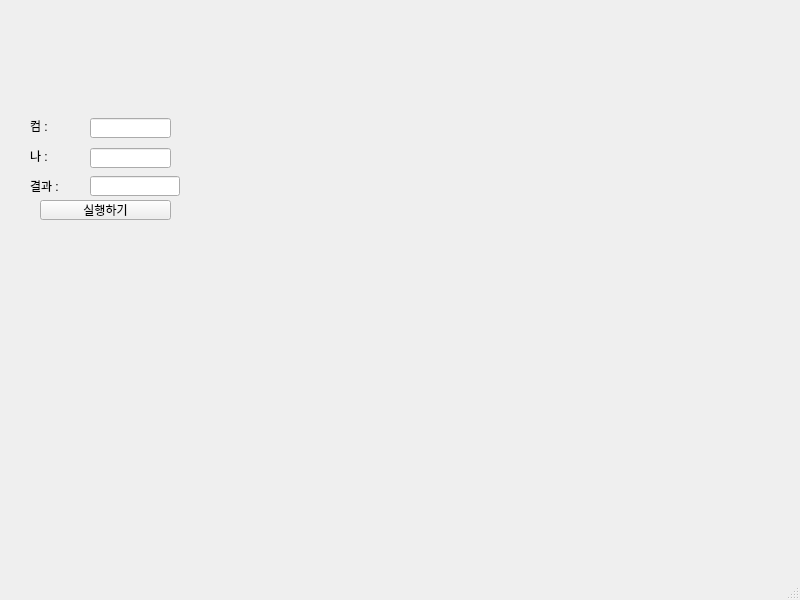
<?xml version="1.0" encoding="UTF-8"?>
<ui version="4.0">
 <class>click</class>
 <widget class="QMainWindow" name="click">
  <property name="geometry">
   <rect>
    <x>0</x>
    <y>0</y>
    <width>800</width>
    <height>600</height>
   </rect>
  </property>
  <property name="windowTitle">
   <string>MainWindow</string>
  </property>
  <property name="layoutDirection">
   <enum>Qt::LeftToRight</enum>
  </property>
  <property name="styleSheet">
   <string notr="true">text-align : center</string>
  </property>
  <widget class="QWidget" name="centralwidget">
   <widget class="QPushButton" name="pb">
    <property name="geometry">
     <rect>
      <x>40</x>
      <y>200</y>
      <width>131</width>
      <height>20</height>
     </rect>
    </property>
    <property name="text">
     <string>실행하기</string>
    </property>
   </widget>
   <widget class="QLineEdit" name="le1">
    <property name="geometry">
     <rect>
      <x>90</x>
      <y>118</y>
      <width>81</width>
      <height>20</height>
     </rect>
    </property>
   </widget>
   <widget class="QLabel" name="lbl1">
    <property name="geometry">
     <rect>
      <x>30</x>
      <y>120</y>
      <width>56</width>
      <height>12</height>
     </rect>
    </property>
    <property name="text">
     <string>컴 : </string>
    </property>
   </widget>
   <widget class="QLabel" name="lbl2">
    <property name="geometry">
     <rect>
      <x>30</x>
      <y>150</y>
      <width>56</width>
      <height>12</height>
     </rect>
    </property>
    <property name="text">
     <string>나 :</string>
    </property>
   </widget>
   <widget class="QLabel" name="lbl3">
    <property name="geometry">
     <rect>
      <x>30</x>
      <y>180</y>
      <width>56</width>
      <height>12</height>
     </rect>
    </property>
    <property name="text">
     <string>결과 : </string>
    </property>
   </widget>
   <widget class="QLineEdit" name="le2">
    <property name="geometry">
     <rect>
      <x>90</x>
      <y>148</y>
      <width>81</width>
      <height>20</height>
     </rect>
    </property>
   </widget>
   <widget class="QLineEdit" name="le3">
    <property name="geometry">
     <rect>
      <x>90</x>
      <y>176</y>
      <width>90</width>
      <height>20</height>
     </rect>
    </property>
   </widget>
  </widget>
  <widget class="QMenuBar" name="menubar">
   <property name="geometry">
    <rect>
     <x>0</x>
     <y>0</y>
     <width>800</width>
     <height>21</height>
    </rect>
   </property>
  </widget>
  <widget class="QStatusBar" name="statusbar"/>
 </widget>
 <resources/>
 <connections/>
</ui>
